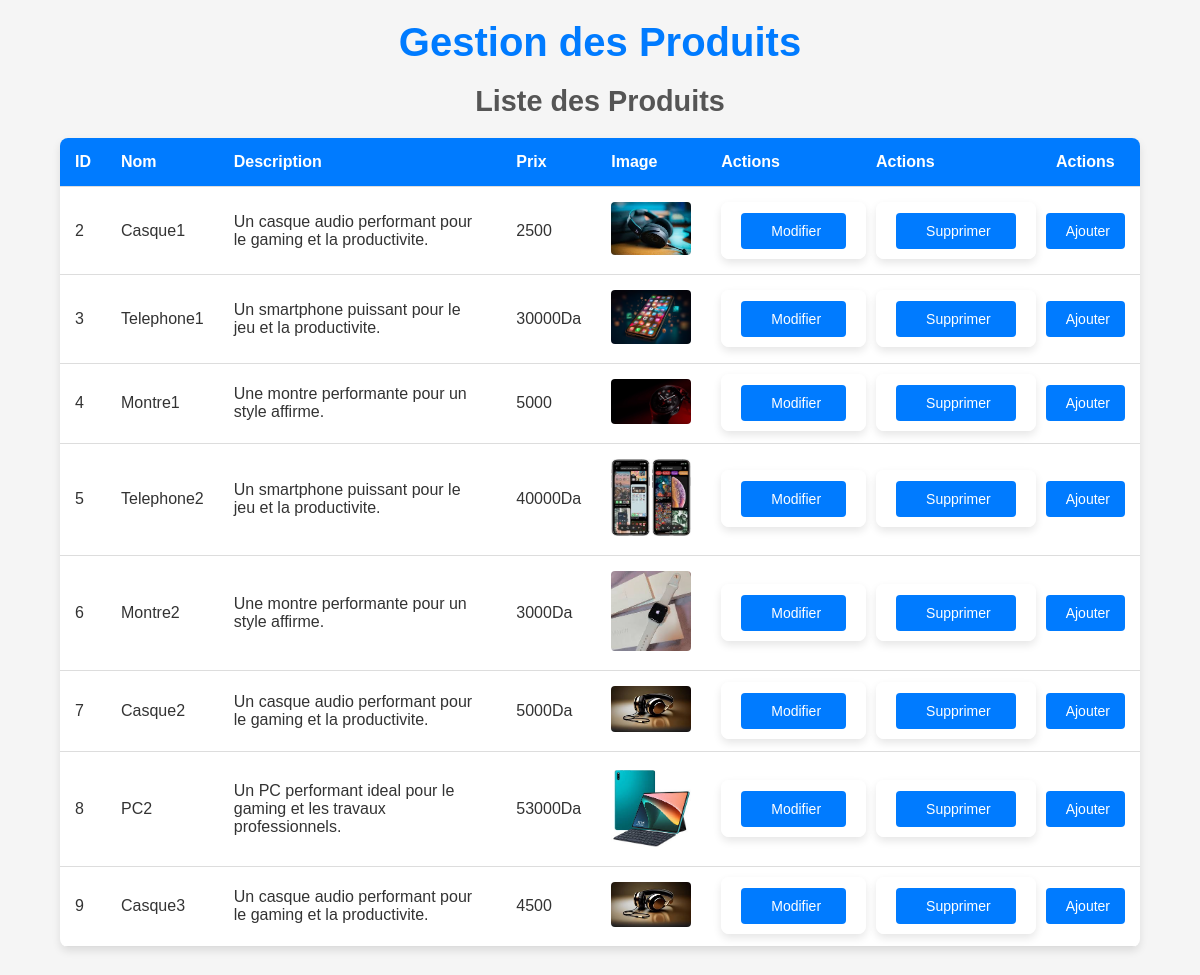
Page /gestion_produits.php (signed in) on the committed database.
### tables this page shows
CREATE TABLE IF NOT EXISTS `products` (
  `id` int(11) NOT NULL AUTO_INCREMENT,
  `name` varchar(255) NOT NULL,
  `image` varchar(255) NOT NULL,
  `description` text,
  `price` varchar(50) DEFAULT NULL,
  `rating` int(11) DEFAULT NULL,
  PRIMARY KEY (`id`)
);

### gestion_produits.php (the view, shortened to what this page needs)
<?php
include 'config.php';
$stmt = $pdo->query("SELECT * FROM products");
$produits = $stmt->fetchAll(PDO::FETCH_ASSOC);
?>
<!DOCTYPE html>
<html lang="fr">
<head>
    <link rel="stylesheet" href="style1.css">
    <link href="https://unpkg.com/boxicons@2.1.4/css/boxicons.min.css" rel="stylesheet">
</head>
<body>
    <h1 id="main-title">Gestion des Produits</h1>
    <h2 id="product-list-title">Liste des Produits</h2>
    <table id="product-table">
        <thead>
            <tr>
                <th>ID</th>
                <th>Nom</th>
                <th>Description</th>
                <th>Prix</th>
                <th>Image</th>
                <th>Actions</th>
                <th>Actions</th>
                <th>Actions</th>
            </tr>
        </thead>
        <tbody>
            <?php foreach ($produits as $produit): ?>
            <tr>
                <td><?php echo $produit['id']; ?></td>
                <td><?php echo htmlspecialchars($produit['name']); ?></td>
                <td><?php echo htmlspecialchars($produit['description']); ?></td>
                <td><?php echo htmlspecialchars($produit['price']); ?> </td>
                <td>
                    <img src="<?php echo htmlspecialchars($produit['image']); ?>" alt="<?php echo htmlspecialchars($produit['name']); ?>" style="width: 100px;">
                </td>
                <td>
                      <form action="" method="GET" style="display:inline;">
                               <button type="submit" class="action-button"><i class="fas fa-edit"></i> Modifier</button>
                         </form>
                </td>
                <td>
                      <form action="" method="GET" style="display:inline;">
                             <button type="submit" class="action-button" onclick="return confirm('Êtes-vous sûr de vouloir supprimer ce produit ?');">
                              <i class="fas fa-trash"></i> Supprimer
                             </button>
                      </form>
              </td>
              <td>
                   <button class="action-button" onclick="document.getElementById('add-product-form').style.display='block'; document.getElementById('add-product-title').style.display='block';">
                   <i class="fas fa-plus"></i> Ajouter
                  </button>
                </td>
            </tr>
            <?php endforeach; ?>
        </tbody>
    </table>
 </body>
</html>

### style1.css (style rules this page uses)
body { font-family: Arial, sans-serif; margin: 0; padding: 0; background-color: #f5f5f5; color: #333; }
#main-title { text-align: center; font-size: 2.5rem; margin: 20px 0; color: #007BFF; }
#product-list-title, #add-product-title, #edit-product-title { text-align: center; margin: 20px 0; font-size: 1.8rem; color: #555; }
#product-table { width: 90%; margin: 0 auto 40px; border-collapse: collapse; background-color: #fff; box-shadow: 0 4px 8px rgba(0, 0, 0, 0.1); border-radius: 8px; overflow: hidden; }
#product-table thead { background-color: #007BFF; color: white; }
#product-table th, #product-table td { padding: 15px; text-align: left; border-bottom: 1px solid #ddd; }
#product-table th:last-child, #product-table td:last-child { text-align: center; }
#product-table img { max-width: 80px; border-radius: 4px; }
.action-button { padding: 10px 15px; border: none; border-radius: 4px; cursor: pointer; font-size: 14px; margin: 5px 0; transition: background-color 0.3s ease, transform 0.2s ease; }
.action-button { background-color: #007BFF; color: white; }
form { width: 90%; max-width: 500px; margin: 20px auto; background-color: #fff; padding: 20px; border-radius: 8px; box-shadow: 0 4px 8px rgba(0, 0, 0, 0.1); }
form input, form textarea, form button { width: calc(100% - 20px); margin: 10px 0; padding: 10px; border: 1px solid #ddd; border-radius: 4px; font-size: 1rem; }
form button { background-color: #007BFF; color: white; cursor: pointer; transition: background-color 0.3s ease; }

### rows in the picture
products: id "2", name "Casque1", description "Un casque audio performant pour le gaming et la productivite.", price "2500", image (picture)
products: id "3", name "Telephone1", description "Un smartphone puissant pour le jeu et la productivite.", price "30000Da", image (picture)
products: id "4", name "Montre1", description "Une montre performante pour un style affirme.", price "5000", image (picture)
products: id "5", name "Telephone2", description "Un smartphone puissant pour le jeu et la productivite.", price "40000Da", image (picture)
products: id "6", name "Montre2", description "Une montre performante pour un style affirme.", price "3000Da", image (picture)
products: id "7", name "Casque2", description "Un casque audio performant pour le gaming et la productivite.", price "5000Da", image (picture)
products: id "8", name "PC2", description "Un PC performant ideal pour le gaming et les travaux professionnels.", price "53000Da", image (picture)
products: id "9", name "Casque3", description "Un casque audio performant pour le gaming et la productivite.", price "4500", image (picture)
